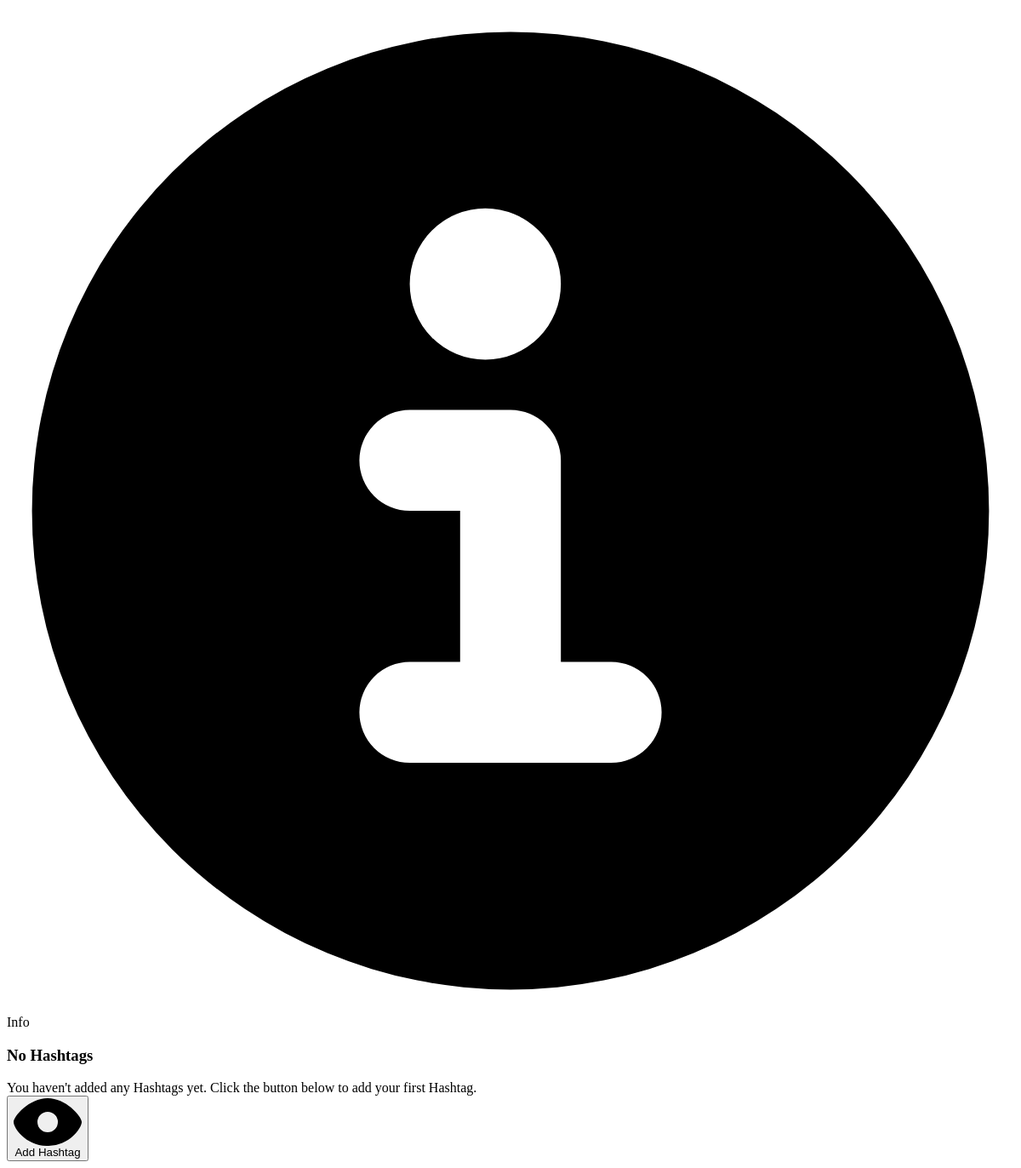
Before: /hashtags/search/ (signed in) with the older database file.
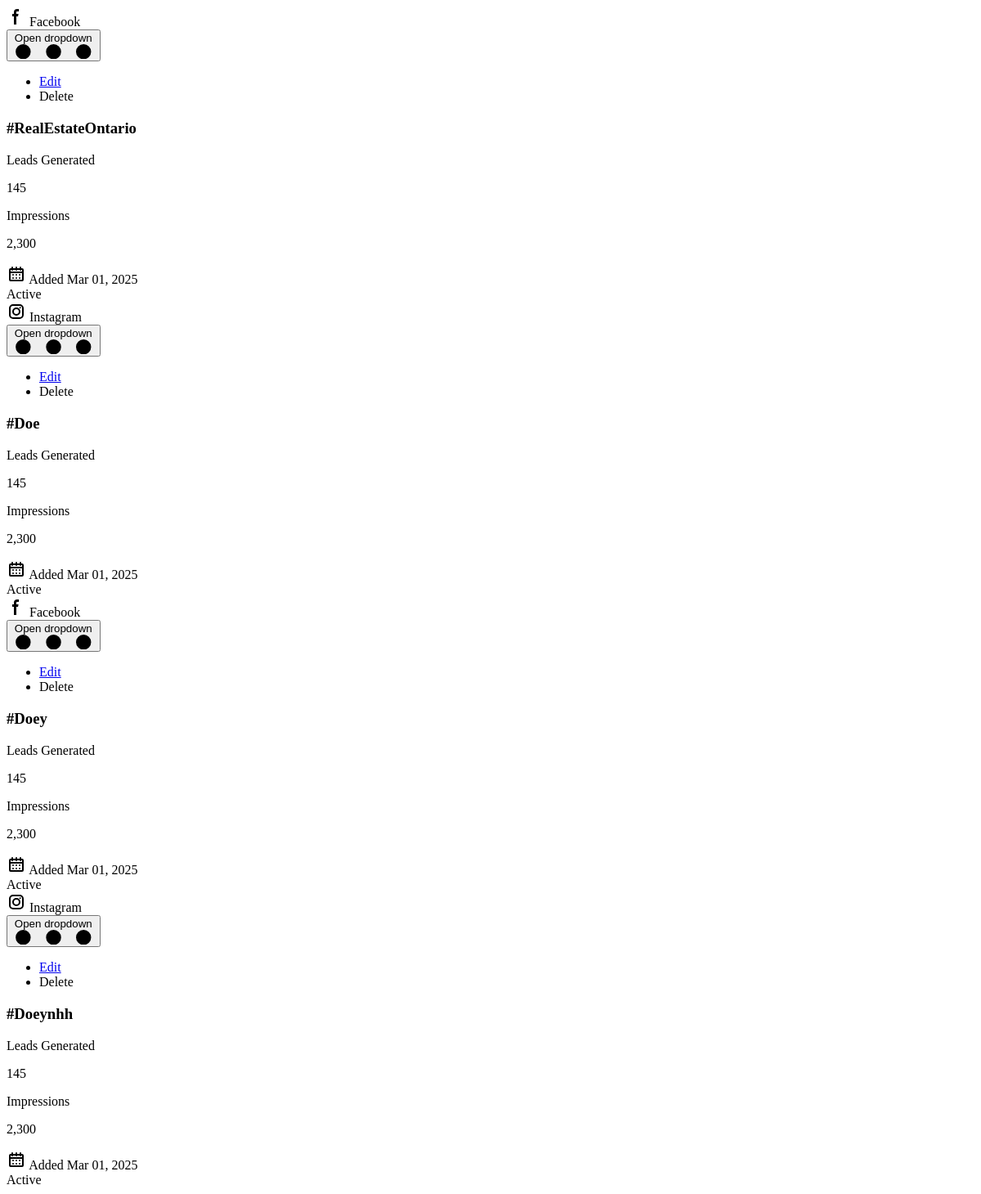
After: the same page with the newer database file.
### apps/hashtags/models.py (models this page shows, shortened)
class Hashtag(models.Model):
    name = models.CharField(max_length=100, unique=True)
    platform = models.CharField(max_length=100, choices=PLATFORM_CHOICES)
    user = models.ForeignKey(settings.AUTH_USER_MODEL, on_delete=models.CASCADE, related_name='hashtags')
    created_at = models.DateTimeField(auto_now_add=True)

### apps/hashtags/utils.py (the view)
# urls.py: path('search/', utils.search_hashtags, name='search_hashtags'),
def search_hashtags(request):
    search_query = request.GET.get('search', '').strip()
    hashtags = Hashtag.objects.filter(user=request.user)
    if search_query:
        hashtags = hashtags.filter(
            Q(name__icontains=search_query) |
            Q(platform__icontains=search_query)
        )
    return render(request, 'hashtags/components/hashtag_items.html', {
        'hashtags': hashtags,
        'search_query': search_query
    })

### templates/hashtags/components/hashtag_items.html (shortened to what this page needs)
{% if hashtags %}
<div class="mb-4 mt-4 grid gap-4 sm:grid-cols-2 md:mb-8 lg:grid-cols-3 xl:grid-cols-4">
    {% for hashtag in hashtags %}
    <div
        class="block w-full p-6 bg-white border border-gray-200 rounded-lg shadow-sm hover:bg-gray-100 dark:bg-gray-800 dark:border-gray-700 dark:hover:bg-gray-700">
        <div class="flex justify-between items-start mb-2">
            <div class="flex items-center">
                <span
                    class="{% if hashtag.platform == 'facebook' %}bg-blue-100 text-blue-800{% else %}bg-purple-100 text-purple-800{% endif %} text-xs font-medium inline-flex items-center px-2.5 py-0.5 rounded-sm dark:bg-gray-700 dark:text-blue-400 border {% if hashtag.platform == 'facebook' %}border-blue-400{% else %}border-purple-400{% endif %}">
                    {% if hashtag.platform == 'facebook' %}
                    <svg class="w-4 h-4" aria-hidden="true" xmlns="http://www.w3.org/2000/svg" width="24" height="24"
                        fill="currentColor" viewBox="0 0 24 24">
                        <path fill-rule="evenodd"
                            d="M13.135 6H15V3h-1.865a4.147 4.147 0 0 0-4.142 4.142V9H7v3h2v9.938h3V12h2.021l.592-3H12V6.591A.6.6 0 0 1 12.592 6h.543Z"
                            clip-rule="evenodd" />
                    </svg>
                    {% endif %}
                    {{ hashtag.platform|title }}
                </span>
            </div>
            <button id="dropdownButton" data-dropdown-toggle="dropdown-{{ hashtag.id }}"
                class="inline-block text-gray-500 dark:text-gray-400 hover:bg-gray-100 dark:hover:bg-gray-700 focus:ring-4 focus:outline-none focus:ring-gray-200 dark:focus:ring-gray-700 rounded-lg text-sm p-1.5"
                type="button">
                <span class="sr-only">Open dropdown</span>
                <svg class="w-5 h-5" aria-hidden="true" xmlns="http://www.w3.org/2000/svg" fill="currentColor"
                    viewBox="0 0 16 3">
                    <path
                        d="M2 0a1.5 1.5 0 1 1 0 3 1.5 1.5 0 0 1 0-3Zm6.041 0a1.5 1.5 0 1 1 0 3 1.5 1.5 0 0 1 0-3ZM14 0a1.5 1.5 0 1 1 0 3 1.5 1.5 0 0 1 0-3Z" />
                </svg>
            </button>
            <div id="dropdown-{{ hashtag.id }}"
                class="z-10 hidden text-base list-none bg-white divide-y divide-gray-100 rounded-lg shadow-sm w-44 dark:bg-gray-700">
                <ul class="py-2" aria-labelledby="dropdownButton">
                    <li>
                        <a href="#"
                            class="block px-4 py-2 text-sm text-gray-700 hover:bg-gray-100 dark:hover:bg-gray-600 dark:text-gray-200 dark:hover:text-white">Edit</a>
                    </li>
                    <li>
                        <a hx-post="{% url 'hashtags:delete_hashtag' hashtag.id %}" hx-target="#hashtag-list"
                            hx-confirm="Are you sure you want to delete this hashtag?"
                            hx-headers='{"X-CSRFToken": "{{ csrf_token }}"}'
                            class="block px-4 py-2 text-sm text-red-600 hover:bg-gray-100 dark:hover:bg-gray-600 dark:text-gray-200 dark:hover:text-white">Delete</a>
                    </li>
                </ul>
            </div>
        </div>
        <h3 class="text-xl font-bold text-gray-900 dark:text-white mb-4">#{{ hashtag.name }}</h3>
        <div class="grid grid-cols-2 gap-4 hidden">
            <div>
                <p class="text-sm text-gray-500 mb-1">Leads Generated</p>
                <p class="text-xl font-bold text-gray-900 dark:text-white">145</p>
            </div>
            <div>
                <p class="text-sm text-gray-500 mb-1">Impressions</p>
                <p class="text-xl font-bold text-gray-900 dark:text-white">2,300</p>
            </div>
        </div>
        <div class="flex items-center justify-between mt-4 pt-4 border-t border-gray-200 dark:border-gray-700">
            <div class="flex items-center">
                <span class="text-sm text-gray-500">Added {{ hashtag.created_at|date:"M d, Y" }}</span>
            </div>
            <div class="flex items-center">
                <span class="text-sm text-gray-500">Active</span>
            </div>
        </div>
    </div>
    {% endfor %}
</div>
{% else %}
{% if search_query %}
<div id="search-alert"
    class="p-4 mb-4 text-red-800 border border-red-300 rounded-lg bg-red-50 dark:bg-gray-800 dark:text-red-400 dark:border-red-800"
    role="alert">
    <div class="flex items-center">
        <svg class="flex-shrink-0 w-4 h-4 me-2" aria-hidden="true" xmlns="http://www.w3.org/2000/svg"
            fill="currentColor" viewBox="0 0 20 20">
            <path
                d="M10 .5a9.5 9.5 0 1 0 9.5 9.5A9.51 9.51 0 0 0 10 .5ZM9.5 4a1.5 1.5 0 1 1 0 3 1.5 1.5 0 0 1 0-3ZM12 15H8a1 1 0 0 1 0-2h1v-3H8a1 1 0 0 1 0-2h2a1 1 0 0 1 1 1v4h1a1 1 0 0 1 0 2Z" />
        </svg>
        <h3 class="text-lg font-medium">No results found</h3>
    </div>
    <div class="mt-2 mb-4 text-sm">
        No leads match your search term "{{ search_query }}". Try adjusting your search or clear it to see all
        leads.
    </div>
    <div class="flex">
        <button type="button" hx-get="{% url 'hashtags:search_hashtags' %}?search=" hx-target="#hashtag-list"
            onclick="document.getElementById('hashtag-search-input').value = ''"
            class="text-red-800 bg-transparent border border-red-800 hover:bg-red-900 hover:text-white focus:ring-4 focus:outline-none focus:ring-red-300 font-medium rounded-lg text-xs px-3 py-1.5 text-center">
            Clear Search
        </button>
    </div>
</div>
{% else %}
<div id="alert-additional-content-5"
    class="p-4 border border-gray-300 rounded-lg bg-gray-50 dark:border-gray-600 dark:bg-gray-800" role="alert">
    <div class="flex items-center">
        <span class="sr-only">Info</span>
        <h3 class="text-lg font-medium text-gray-800 dark:text-gray-300">No Hashtags</h3>
    </div>
    <div class="mt-2 mb-4 text-sm text-gray-800 dark:text-gray-300">
        You haven't added any Hashtags yet. Click the button below to add your first Hashtag.
    </div>
    <div class="flex">
        <button type="button" data-modal-target="addHashtagModal" data-modal-toggle="addHashtagModal"
            class="text-white bg-gray-700 hover:bg-gray-800 focus:ring-4 focus:outline-none focus:ring-gray-300 font-medium rounded-lg text-xs px-3 py-1.5 me-2 text-center inline-flex items-center dark:bg-gray-600 dark:hover:bg-gray-500 dark:focus:ring-gray-800">
            <svg class="me-2 h-3 w-3 dark:text-gray-300" aria-hidden="true" xmlns="http://www.w3.org/2000/svg"
                fill="currentColor" viewBox="0 0 20 14">
                <path
                    d="M10 0C4.612 0 0 5.336 0 7c0 1.742 3.546 7 10 7 6.454 0 10-5.258 10-7 0-1.664-4.612-7-10-7Zm0 10a3 3 0 1 1 0-6 3 3 0 0 1 0 6Z" />
            </svg>
            Add Hashtag
        </button>
    </div>
</div>
{% endif %}
{% endif %}

Changed rows visible on the page:
added Hashtag: platform "Facebook", name "RealEstateOntario", created_at "Mar 01, 2025"
added Hashtag: platform "Instagram", name "Doe", created_at "Mar 01, 2025"
added Hashtag: platform "Facebook", name "Doey", created_at "Mar 01, 2025"
added Hashtag: platform "Instagram", name "Doeynhh", created_at "Mar 01, 2025"
Other visible differences:
text no longer shown: "Info No Hashtags You haven't added any Hashtags yet. Click the button below to add your first Hashtag. Add Hashtag"
